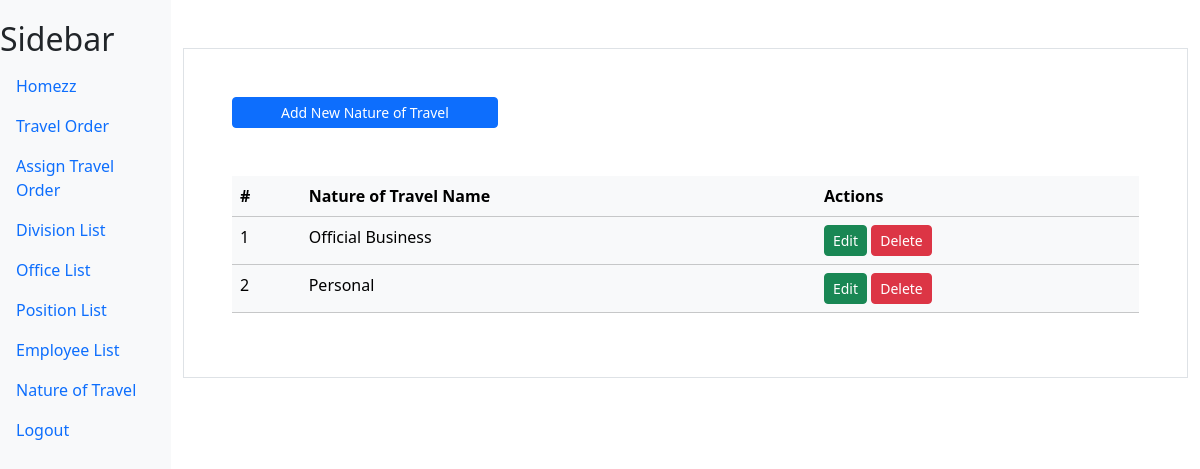
Page /nature_of_travel/ (signed in) on the committed database.
### myapp/models.py (models this page shows)
class NatureOfTravel(models.Model):
    nature_travel_name = models.CharField(max_length=100,verbose_name="Nature of Travel")

### myapp/views.py (the view, shortened to what this page needs)
# urls.py: path('nature_of_travel/',views.nature_travel,name='nature_travel'),
@login_required
def nature_travel(request):
    nature_travel = NatureOfTravel.objects.all()
    context = {"nature_travel_list":nature_travel}
    return render(request,'myapp/travelnature.html',context)

### myapp/templates/myapp/travelnature.html (shortened to what this page needs)
{% extends "myapp/base.html" %}
{% block content %}
<div class="container mt-5 p-5 border">
    <div class="">
        <a href="" class="btn btn-primary px-5 btn-sm" data-bs-toggle="modal" data-bs-target="#addModal">Add New Nature of Travel</a>
    </div>
    <table class="table mt-5 table-light">
        <thead>
          <tr>
            <th scope="col">#</th>
            <th scope="col">Nature of Travel Name</th>
            <th scope="col">Actions</th>
           </tr>
        </thead>
        <tbody>
          {%for nature_travel in nature_travel_list%}
          <tr>
            <td>{{forloop.counter}}</td>
            <td>{{nature_travel.nature_travel_name}}</td>
            <td>
                <a href="" class="btn btn-success btn-sm" data-bs-toggle="modal" data-bs-target="#updateModal_{{nature_travel.id}}">Edit</a>
                <a href="" class="btn btn-danger btn-sm" data-bs-toggle="modal" data-bs-target="#deleteModal_{{nature_travel.id}}">Delete</a>
            </td>
          </tr>
          {%endfor%}
        </tbody>
      </table>
</div>
{% endblock content %}

### myapp/templates/myapp/base.html (style rules this page uses)
body { display: flex; }

### rows in the picture
NatureOfTravel: nature_travel_name "Official Business"
NatureOfTravel: nature_travel_name "Personal"
